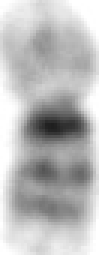
#> input picture source_data/single_chromosomes/chr_000025.png, 33 x 85 px (shown 3 times larger); its folder holds only this picture in this run
$ python -i image_processing.py   (imports and definitions only)
#> lines starting #> are read from the running program, lines starting #| are printed output that depends on the picture; after the words box and inside, x2 and y2 are one past the last pixel; in counts of white or black regions, pixels touching at a corner belong together
#> further down, picture is the input picture: shape (85, 33); min 31, max 255, mean 186.8
from __future__ import annotations

from dataclasses import dataclass, asdict
from pathlib import Path
from typing import Dict, List, Tuple

import cv2
import numpy as np
from PIL import Image
from skimage.filters import threshold_otsu
from skimage.measure import label, regionprops
from skimage.morphology import remove_small_objects, skeletonize
from skimage.util import img_as_ubyte


IMAGE_EXTENSIONS = {".png", ".jpg", ".jpeg", ".bmp", ".tif", ".tiff"}


@dataclass
class SkeletonStats:
    filename: str
    source_group: str
    width: int
    height: int
    object_components: int
    skeleton_components: int
    total_endpoints: int
    total_branchpoints: int
    simple_path_components: int
    skeleton_pixels: int
    predicted_rule_label: str
    is_two_single_paths: bool
    is_valid_single_path: bool


# [10 lines left out: functions list_images, read_grayscale, not called in this run]


def normalize_contrast(gray: np.ndarray) -> np.ndarray:
    """Light denoise + CLAHE contrast normalization for G-band chromosome images."""
    gray = cv2.medianBlur(gray, 3)
    clahe = cv2.createCLAHE(clipLimit=2.0, tileGridSize=(8, 8))
    return clahe.apply(gray)
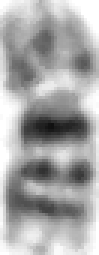
#> returned value: shape (85, 33) (shown 3 times larger); min 17, max 255, mean 168.6


def to_binary(gray: np.ndarray, min_object_area: int = 30) -> np.ndarray:
    """Convert grayscale chromosome image to binary foreground mask.

    The code tries both dark-object and bright-object assumptions, then chooses
    the mask with a more plausible foreground ratio.
    """
    if gray.ndim != 2:
        raise ValueError("to_binary expects a single-channel grayscale image")

    img = normalize_contrast(gray)
    if np.unique(img).size <= 2:
        # Already binary-like
        binary = img > 0
    else:
        try:
            t = threshold_otsu(img)
#> t = 161
        except ValueError:
            t = int(np.mean(img))
        dark = img < t
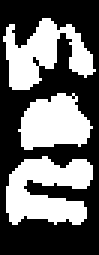
#> dark: shape (85, 33) bool (shown 3 times larger); 41.3% white; 3 white regions, box (x1, y1, x2, y2) and area: (2, 52, 31, 75) 450, (1, 6, 32, 30) 376, (6, 31, 31, 50) 333
        bright = img > t
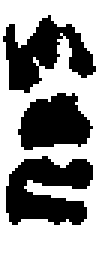
#> bright: shape (85, 33) bool (shown 3 times larger); 57.9% white; 3 black regions, box (x1, y1, x2, y2) and area: (2, 52, 31, 75) 455, (1, 5, 32, 31) 391, (6, 31, 31, 50) 335

        def score(mask: np.ndarray) -> float:
            ratio = mask.mean()
#> ratio = 0.413
            # Most chromosome crops contain foreground but not the whole image.
            return abs(ratio - 0.18)

        binary = dark if score(dark) < score(bright) else bright

    binary = remove_small_objects(binary.astype(bool), min_size=min_object_area)
#> binary: shape (85, 33) bool; 41.3% white; 3 white regions, box (x1, y1, x2, y2) and area: (2, 52, 31, 75) 450, (1, 6, 32, 30) 376, (6, 31, 31, 50) 332
    binary = binary.astype(np.uint8)
    return binary


# [108 lines left out: functions zhang_suen_skeleton, neighbor_count_map, skeleton_graph_stats, classify_by_skeleton, save_debug_images, resize_and_pad_gray, not called in this run]

>>> import cv2
>>> picture = cv2.imread('../source_data/single_chromosomes/chr_000025.png', cv2.IMREAD_GRAYSCALE)
>>> result = to_binary(picture)

$ run again, on source_data/single_chromosomes/chr_000104.png
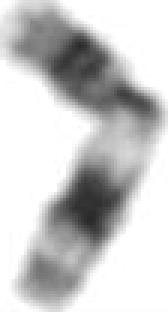
#> input picture source_data/single_chromosomes/chr_000104.png, 56 x 104 px (shown 3 times larger)
#> picture is the input picture: shape (104, 56); min 42, max 255, mean 201.9
#> in normalize_contrast, `return clahe.apply(gray)`:
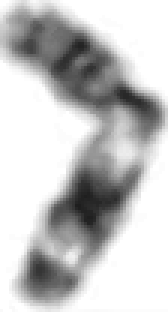
#> returned value: shape (104, 56) (shown 3 times larger); min 30, max 255, mean 196.6
#> t = 177
#> in to_binary, `dark = img < t`:
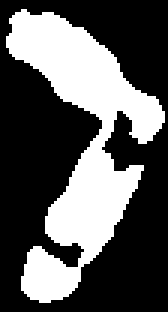
#> dark: shape (104, 56) bool (shown 3 times larger); 34.9% white; 1 white region, box (x1, y1, x2, y2) and area: (2, 3, 55, 101) 2032
#> bright: shape (104, 56) bool; 64.8% white; 1 black region, box (x1, y1, x2, y2) and area: (2, 3, 55, 101) 2048
#> ratio = 0.349

$ run again, on source_data/single_chromosomes/chr_000130.png
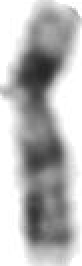
#> input picture source_data/single_chromosomes/chr_000130.png, 41 x 133 px (shown 2 times larger)
#> picture is the input picture: shape (133, 41); min 37, max 255, mean 183.1
#> t = 175
#> in to_binary, `dark = img < t`:
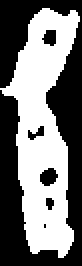
#> dark: shape (133, 41) bool (shown 2 times larger); 46.8% white; 1 white region, box (x1, y1, x2, y2) and area: (0, 4, 40, 129) 2553
#> in to_binary, `bright = img > t`:
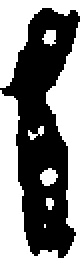
#> bright: shape (133, 41) bool (shown 2 times larger); 52.7% white; 1 black region, box (x1, y1, x2, y2) and area: (0, 4, 40, 129) 2579
#> ratio = 0.468
